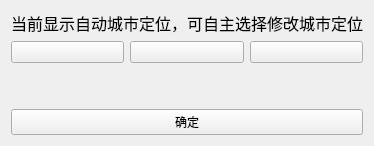
              <widget class="QWidget" name="tab_30">
               <attribute name="title">
                <string>定位设置</string>
               </attribute>
               <layout class="QGridLayout" name="gridLayout_24">
                <item row="0" column="0">
                 <widget class="QLabel" name="label_12">
                  <property name="font">
                   <font>
                    <pointsize>12</pointsize>
                   </font>
                  </property>
                  <property name="text">
                   <string>当前显示自动城市定位，可自主选择修改城市定位</string>
                  </property>
                 </widget>
                </item>
                <item row="1" column="0">
                 <layout class="QHBoxLayout" name="horizontalLayout_9">
                  <item>
                   <widget class="PrimaryDropDownPushButton" name="province_comboBox">
                    <property name="text">
                     <string/>
                    </property>
                   </widget>
                  </item>
                  <item>
                   <widget class="PrimaryDropDownPushButton" name="city_comboBox">
                    <property name="text">
                     <string/>
                    </property>
                   </widget>
                  </item>
                  <item>
                   <widget class="PrimaryDropDownPushButton" name="district_comboBox">
                    <property name="text">
                     <string/>
                    </property>
                   </widget>
                  </item>
                 </layout>
                </item>
                <item row="2" column="0">
                 <spacer name="verticalSpacer_7">
                  <property name="orientation">
                   <enum>Qt::Vertical</enum>
                  </property>
                  <property name="sizeHint" stdset="0">
                   <size>
                    <width>20</width>
                    <height>40</height>
                   </size>
                  </property>
                 </spacer>
                </item>
                <item row="3" column="0">
                 <widget class="PrimaryPushButton" name="comfirm_pushButton">
                  <property name="text">
                   <string>确定</string>
                  </property>
                 </widget>
                </item>
               </layout>
              </widget>
